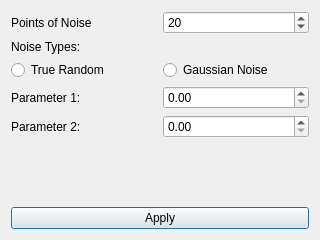
<?xml version="1.0" encoding="UTF-8"?>
<ui version="4.0">
 <class>NoiseGenerator</class>
 <widget class="QDialog" name="NoiseGenerator">
  <property name="geometry">
   <rect>
    <x>0</x>
    <y>0</y>
    <width>320</width>
    <height>240</height>
   </rect>
  </property>
  <property name="windowTitle">
   <string>Dialog</string>
  </property>
  <layout class="QVBoxLayout" name="verticalLayout_2">
   <item>
    <layout class="QVBoxLayout" name="verticalLayout">
     <item>
      <layout class="QHBoxLayout" name="horizontalLayout">
       <item>
        <widget class="QLabel" name="label">
         <property name="text">
          <string>Points of Noise</string>
         </property>
        </widget>
       </item>
       <item>
        <widget class="QSpinBox" name="spinNumberPoints">
         <property name="maximum">
          <number>999</number>
         </property>
         <property name="value">
          <number>20</number>
         </property>
        </widget>
       </item>
      </layout>
     </item>
     <item>
      <widget class="QLabel" name="label_2">
       <property name="text">
        <string>Noise Types:</string>
       </property>
      </widget>
     </item>
     <item>
      <layout class="QHBoxLayout" name="horizontalLayout_2">
       <item>
        <widget class="QRadioButton" name="rbTrueRandom">
         <property name="text">
          <string>True Random</string>
         </property>
        </widget>
       </item>
       <item>
        <widget class="QRadioButton" name="rbGaussian">
         <property name="text">
          <string>Gaussian Noise</string>
         </property>
        </widget>
       </item>
      </layout>
     </item>
     <item>
      <layout class="QHBoxLayout" name="horizontalLayout_3">
       <item>
        <widget class="QLabel" name="lbParam1">
         <property name="text">
          <string>Parameter 1:</string>
         </property>
        </widget>
       </item>
       <item>
        <widget class="QDoubleSpinBox" name="spinParam1"/>
       </item>
      </layout>
     </item>
     <item>
      <layout class="QHBoxLayout" name="horizontalLayout_4">
       <item>
        <widget class="QLabel" name="lbParam2">
         <property name="text">
          <string>Parameter 2:</string>
         </property>
        </widget>
       </item>
       <item>
        <widget class="QDoubleSpinBox" name="spinParam2"/>
       </item>
      </layout>
     </item>
     <item>
      <spacer name="verticalSpacer">
       <property name="orientation">
        <enum>Qt::Vertical</enum>
       </property>
       <property name="sizeHint" stdset="0">
        <size>
         <width>20</width>
         <height>40</height>
        </size>
       </property>
      </spacer>
     </item>
     <item>
      <widget class="QPushButton" name="pbAply">
       <property name="text">
        <string>Apply</string>
       </property>
      </widget>
     </item>
    </layout>
   </item>
  </layout>
 </widget>
 <resources/>
 <connections/>
</ui>
